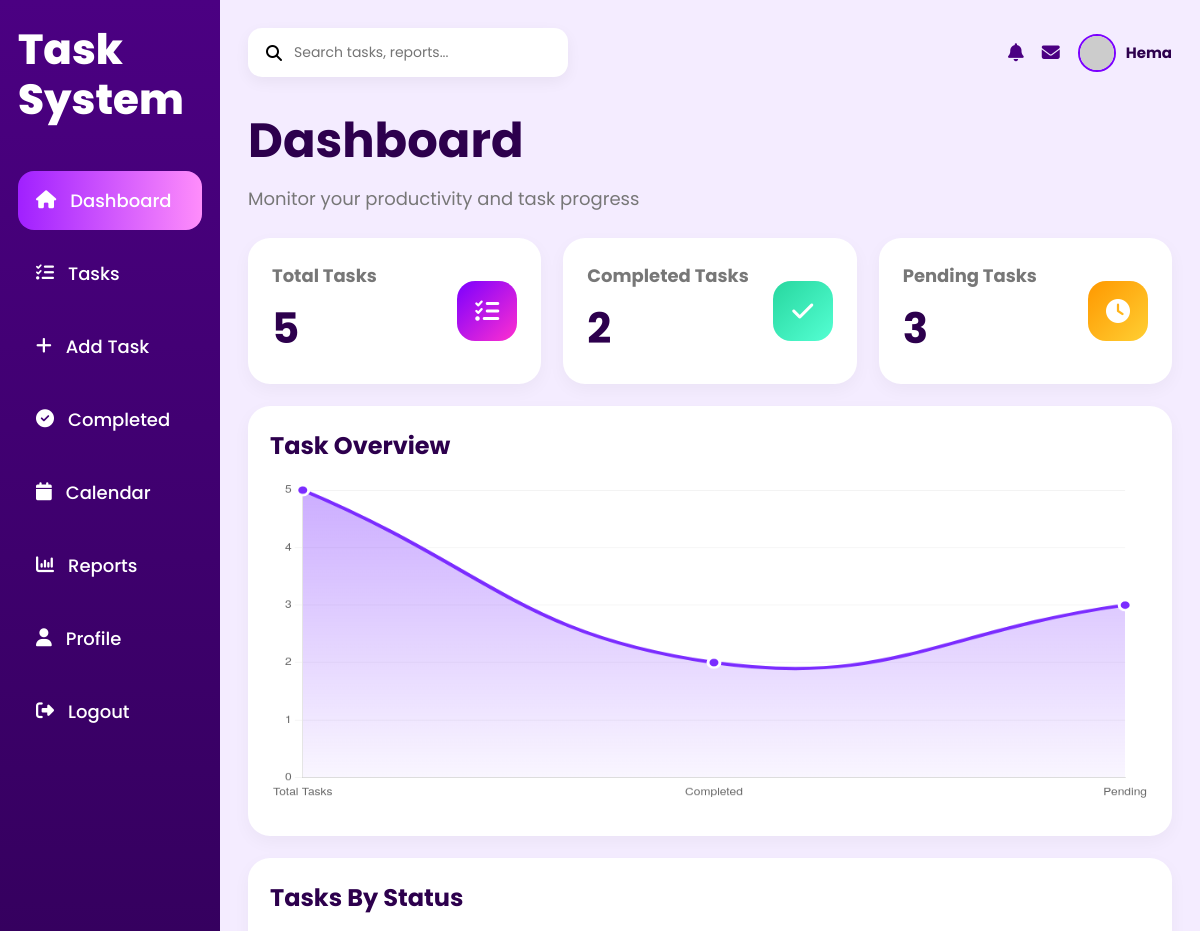
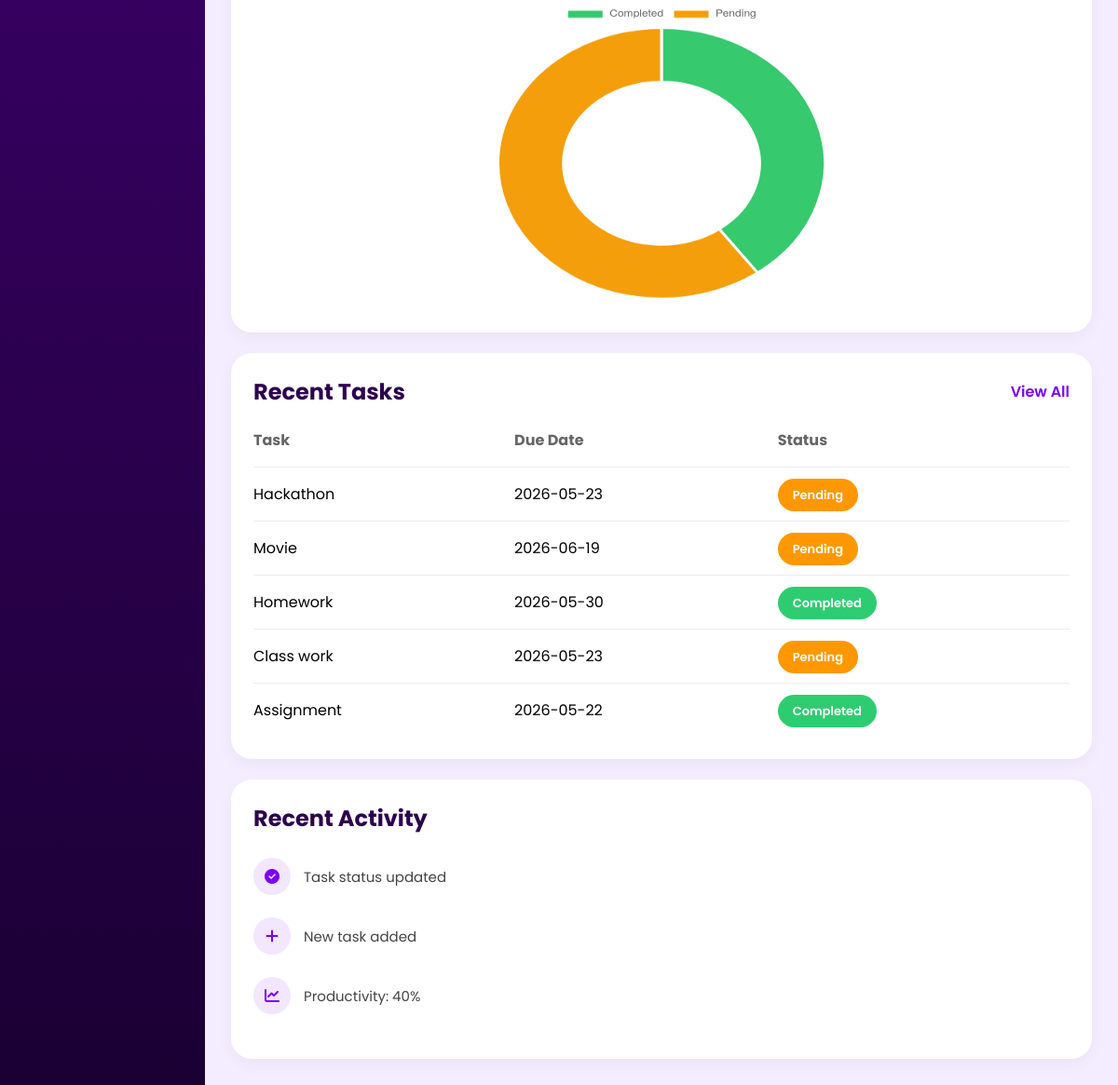
The app's page /dashboard (signed in) with its own data (2 pictures, top to bottom).
### tables this page shows
CREATE TABLE tasks (

        id INTEGER PRIMARY KEY AUTOINCREMENT,

        task_name TEXT NOT NULL,

        due_date TEXT,

        status TEXT DEFAULT 'Pending',

        priority TEXT DEFAULT 'Medium',

        stage TEXT DEFAULT 'Pending'

    );

### app.py (the view, shortened to what this page needs)
@app.route('/dashboard')
def dashboard():
    if 'user' not in session:
        return redirect('/')
    conn = sqlite3.connect('database.db')
    cursor = conn.cursor()
    cursor.execute(
        "SELECT COUNT(*) FROM tasks"
    )
    total_tasks = cursor.fetchone()[0]
    cursor.execute(
        "SELECT COUNT(*) FROM tasks WHERE status='Completed'"
    )
    completed_tasks = cursor.fetchone()[0]
    cursor.execute(
        "SELECT COUNT(*) FROM tasks WHERE status='Pending'"
    )
    pending_tasks = cursor.fetchone()[0]
    cursor.execute(
        """
        SELECT task_name,
        due_date,
        status,
        priority

        FROM tasks

        ORDER BY id DESC

        LIMIT 5
        """
    )
    recent_tasks = cursor.fetchall()
    conn.close()
    return render_template(
        'dashboard.html',
        total_tasks=total_tasks,
        completed_tasks=completed_tasks,
        pending_tasks=pending_tasks,
        recent_tasks=recent_tasks,
        user=session['user']
    )

### templates/dashboard.html (shortened to what this page needs)
<!DOCTYPE html>
<html lang="en">
<head>
    <link rel="stylesheet"
        href="https://cdnjs.cloudflare.com/ajax/libs/font-awesome/6.5.1/css/all.min.css">
</head>
<body>
    <div class="sidebar">
        <div class="logo">
            Task<br>System
        </div>
        <div class="menu">
            <a href="/dashboard" class="active">
                <i class="fa-solid fa-house"></i>
                <span>Dashboard</span>
            </a>
            <a href="/tasks">
                <i class="fa-solid fa-list-check"></i>
                <span>Tasks</span>
            </a>
            <a href="/add_task">
                <i class="fa-solid fa-plus"></i>
                <span>Add Task</span>
            </a>
            <a href="/completed">
                <i class="fa-solid fa-circle-check"></i>
                <span>Completed</span>
            </a>
            <a href="/calendar">
                <i class="fa-solid fa-calendar"></i>
                <span>Calendar</span>
            </a>
            <a href="/reports">
                <i class="fa-solid fa-chart-column"></i>
                <span>Reports</span>
            </a>
            <a href="/profile">
                <i class="fa-solid fa-user"></i>
                <span>Profile</span>
            </a>
            <a href="/logout">
                <i class="fa-solid fa-right-from-bracket"></i>
                <span>Logout</span>
            </a>
        </div>
    </div>
    <div class="main">
        <div class="topbar">
            <div class="search-box">
                <i class="fa-solid fa-magnifying-glass"></i>
                <input type="text"
                    placeholder="Search tasks, reports...">
            </div>
            <div class="top-right">
                <i class="fa-solid fa-bell"></i>
                <i class="fa-solid fa-envelope"></i>
                <div class="user">
                    <img src="{{ session['avatar'] }}">
                    <h4>{{ user }}</h4>
                </div>
            </div>
        </div>
        <div class="header">
            <h1>Dashboard</h1>
            <p>
                Monitor your productivity and task progress
            </p>
        </div>
        <div class="cards">
            <div class="card">
                <div>
                    <h3>Total Tasks</h3>
                    <h1>{{ total_tasks }}</h1>
                </div>
                <div class="icon-box purple">
                    <i class="fa-solid fa-list-check"></i>
                </div>
            </div>
            <div class="card">
                <div>
                    <h3>Completed Tasks</h3>
                    <h1>{{ completed_tasks }}</h1>
                </div>
                <div class="icon-box green">
                    <i class="fa-solid fa-check"></i>
                </div>
            </div>
            <div class="card">
                <div>
                    <h3>Pending Tasks</h3>
                    <h1>{{ pending_tasks }}</h1>
                </div>
                <div class="icon-box orange">
                    <i class="fa-solid fa-clock"></i>
                </div>
            </div>
        </div>
        <div class="charts">
            <div class="chart-card">
                <h2>Task Overview</h2>
                <canvas id="lineChart"></canvas>
            </div>
            <div class="chart-card">
                <h2>Tasks By Status</h2>
                <canvas id="pieChart"></canvas>
            </div>
        </div>
        <div class="bottom">
            <div class="recent">
                <div class="recent-top">
                    <h2>Recent Tasks</h2>
                    <a href="/tasks">
                        View All
                    </a>
                </div>
                <table>
                    <thead>
                        <tr>
                            <th>Task</th>
                            <th>Due Date</th>
                            <th>Status</th>
                        </tr>
                    </thead>
                    <tbody>
                        {% for task in recent_tasks %}
                        <tr>
                            <td>{{ task[0] }}</td>
                            <td>{{ task[1] }}</td>
                            <td>
                                {% if task[2] == 'Completed' %}
                                <span class="status completed">
                                    Completed
                                </span>
                                {% else %}
                                <span class="status pending">
                                    Pending
                                </span>
                                {% endif %}
                            </td>
                        </tr>
                        {% endfor %}
                    </tbody>
                </table>
            </div>
            <div class="activity">
                <h2>Recent Activity</h2>
                <br>
                <div class="activity-item">
                    <div class="activity-icon">
                        <i class="fa-solid fa-circle-check"></i>
                    </div>
                    <p>
                        Task status updated
                    </p>
                </div>
                <div class="activity-item">
                    <div class="activity-icon">
                        <i class="fa-solid fa-plus"></i>
                    </div>
                    <p>
                        New task added
                    </p>
                </div>
                <div class="activity-item">
                    <div class="activity-icon">
                        <i class="fa-solid fa-chart-line"></i>
                    </div>
                    <p>
                        Productivity:
                        {% if total_tasks > 0 %}
                        {{ ((completed_tasks / total_tasks) * 100)|round|int }}%
                        {% else %}
                        0%
                        {% endif %}
                    </p>
                </div>
            </div>
        </div>
    </div>
     <script>
/* REAL VALUES */
const totalTasks =
Number("{{ total_tasks }}");
const completedTasks =
Number("{{ completed_tasks }}");
const pendingTasks =
Number("{{ pending_tasks }}");
/* LINE CHART */
const ctx =
document.getElementById('lineChart');
const gradient =
ctx.getContext('2d')
.createLinearGradient(0,0,0,400);
gradient.addColorStop(
0,
'rgba(123,44,255,0.4)'
);
gradient.addColorStop(
1,
'rgba(123,44,255,0)'
);
new Chart(ctx, {
    type:'line',
    data:{
        labels:[
            'Total Tasks',
            'Completed',
            'Pending'
        ],
        datasets:[{
            label:'Task Analytics',
            data:[
                totalTasks,
                completedTasks,
                pendingTasks
            ],
            borderColor:'#7b2cff',
            backgroundColor:gradient,
            fill:true,
            tension:0.45,
            borderWidth:4,
            pointBackgroundColor:'#7b2cff',
            pointBorderColor:'#fff',
            pointBorderWidth:3,
            pointRadius:6,
            pointHoverRadius:8
        }]
    },
    options:{
        responsive:true,
        maintainAspectRatio:false,
        plugins:{
            legend:{
                display:false
            }
        },
        scales:{
            y:{
                beginAtZero:true,
                grid:{
                    color:'rgba(0,0,0,0.05)'
                },
                ticks:{
                    stepSize:1
                }
            },
            x:{
                grid:{
                    display:false
                }
            }
        }
    }
});
/* PIE CHART */
new Chart(
document.getElementById('pieChart'),
{
    type:'doughnut',
    data:{
        labels:[
            'Completed',
            'Pending'
        ],
        datasets:[{
            data:[
                completedTasks,
                pendingTasks
            ],
            backgroundColor:[
                '#36c96d',
                '#f59e0b'
            ],
            borderWidth:3,
            borderColor:'#fff'
        }]
    },
    options:{
        responsive:true,
        maintainAspectRatio:false,
        cutout:'60%',
        plugins:{
            legend:{
                position:'top'
            }
        }
    }
});
</script>
</body>
</html>

### templates/dashboard.html (style rules this page uses)
* { margin:0; padding:0; box-sizing:border-box; font-family:'Poppins',sans-serif; }
body { background:#f4ecff; display:flex; min-height:100vh; overflow-x:hidden; }
.sidebar { width:220px; background: linear-gradient( 180deg, #4b0082, #1a0033 ); position:fixed; top:0; left:0; bottom:0; padding:25px 18px; overflow-y:auto; }
.logo { color:white; font-size:42px; font-weight:800; line-height:1.2; margin-bottom:45px; }
.menu { display:flex; flex-direction:column; gap:14px; }
.menu a { text-decoration:none; color:white; display:flex; align-items:center; gap:14px; padding:16px 18px; border-radius:16px; font-size:18px; font-weight:500; transition:0.3s; }
.menu a:hover, .menu .active { background: linear-gradient( 90deg, #a020ff, #ff8dfb ); }
.main { margin-left:220px; width:calc(100% - 220px); padding:28px; }
.topbar { display:flex; justify-content:space-between; align-items:center; margin-bottom:28px; }
.search-box { width:320px; background:white; padding:14px 18px; border-radius:14px; display:flex; align-items:center; gap:12px; box-shadow: 0 5px 15px rgba(0,0,0,0.05); }
.search-box input { border:none; outline:none; width:100%; font-size:14px; }
.top-right { display:flex; align-items:center; gap:18px; }
.top-right i { color:#4b0082; cursor:pointer; font-size:18px; }
.user { display:flex; align-items:center; gap:10px; }
.user img { width:38px; height:38px; border-radius:50%; object-fit:cover; border:2px solid #7b00ff; }
.user h4 { color:#2d004d; font-size:15px; }
.header { margin-bottom:26px; }
.header h1 { font-size:48px; color:#2d004d; margin-bottom:8px; }
.header p { color:#777; font-size:18px; }
.cards { display:grid; grid-template-columns: repeat(auto-fit,minmax(260px,1fr)); gap:22px; margin-bottom:22px; }
.card { background:white; border-radius:22px; padding:24px; display:flex; justify-content:space-between; align-items:center; box-shadow: 0 6px 18px rgba(0,0,0,0.04); }
.card h3 { color:#777; margin-bottom:8px; font-size:18px; }
.card h1 { font-size:42px; color:#2d004d; }
.icon-box { width:60px; height:60px; border-radius:18px; display:flex; justify-content:center; align-items:center; color:white; font-size:24px; }
.purple { background: linear-gradient( 135deg, #7b00ff, #ff2fcf ); }
.green { background: linear-gradient( 135deg, #27d79f, #54ffd3 ); }
.orange { background: linear-gradient( 135deg, #ff9800, #ffcf33 ); }
.charts { display:grid; grid-template-columns:2fr 1fr; gap:22px; margin-bottom:22px; }
.chart-card { background:white; border-radius:22px; padding:22px; height:430px; box-shadow: 0 6px 18px rgba(0,0,0,0.04); }
.chart-card h2 { color:#2d004d; margin-bottom:18px; font-size:24px; }
canvas { width:100% !important; height:320px !important; }
.bottom { display:grid; grid-template-columns:2fr 1fr; gap:22px; margin-top:22px; }
.recent, .activity { background:white; border-radius:22px; padding:24px; box-shadow: 0 6px 18px rgba(0,0,0,0.04); }
.recent-top { display:flex; justify-content:space-between; align-items:center; margin-bottom:22px; }
.recent-top h2, .activity h2 { color:#2d004d; font-size:24px; }
.recent-top a { text-decoration:none; color:#7b00ff; font-weight:600; }
table { width:100%; border-collapse:collapse; }
table th { text-align:left; padding-bottom:16px; color:#666; }
table td { padding:16px 0; border-top:1px solid #ececec; }
.status { padding:8px 16px; border-radius:20px; color:white; font-size:13px; font-weight:600; }
.completed { background:#2ecc71; }
.pending { background:#ff9800; }
.activity-item { display:flex; align-items:center; gap:14px; margin-bottom:24px; }
.activity-icon { width:40px; height:40px; border-radius:50%; background:#f3e6ff; display:flex; justify-content:center; align-items:center; color:#7b00ff; }
.activity-item p { color:#444; font-size:15px; }
@media (max-width:1200px) { .charts, .bottom { grid-template-columns:1fr; } }

### records on screen
tasks: task_name "Hackathon", due_date "2026-05-23", status "Pending"
tasks: task_name "Movie", due_date "2026-06-19", status "Pending"
tasks: task_name "Homework", due_date "2026-05-30", status "Completed"
tasks: task_name "Class work", due_date "2026-05-23", status "Pending"
tasks: task_name "Assignment", due_date "2026-05-22", status "Completed"

### other values on screen
{{ user }} "Hema"
{{ total_tasks }} "5"
{{ completed_tasks }} "2"
{{ pending_tasks }} "3"
{{ ((completed_tasks / total_tasks) * 100)|round|int }} "40"
chart data {{ total_tasks }} 5
chart data {{ completed_tasks }} 2
chart data {{ pending_tasks }} 3
